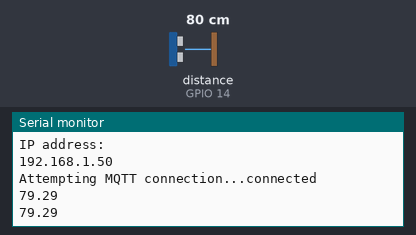
The sketch below on a simulated ESP8266 (NodeMCU). Parts: the last lines printed to the serial monitor. Wiring (inferred from the names in the program): ultrasonic range finder: trigger GPIO 12; echo GPIO 14. The inputs (shaded band) are chosen by the test bench; at power-on: distance to the obstacle (sensor on GPIO 14) 80 cm. The echo pulse lasts 58.3 µs per cm; WiFi joins after 1.5 s; servers stay silent unless stated; random numbers use the default seed unless the sketch sets one; no MQTT or app messages arrive unless stated.

Above: at 2.7 s.
2.8 s: distance to the obstacle (sensor on GPIO 14) set to 5 cm
At 4.1 s:
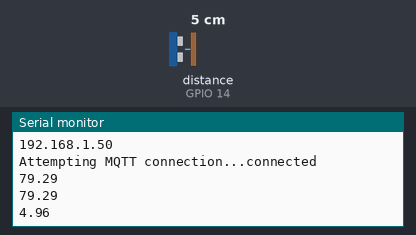
4.3 s: distance to the obstacle (sensor on GPIO 14) set to 2 cm
At 5.4 s:
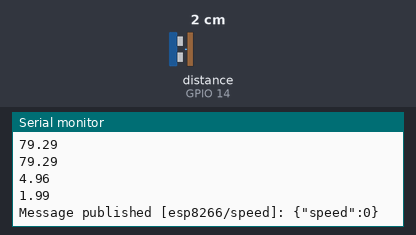
Timing chart, 0 to 7.3 s (numbered marks = the images above; inputs shaded):
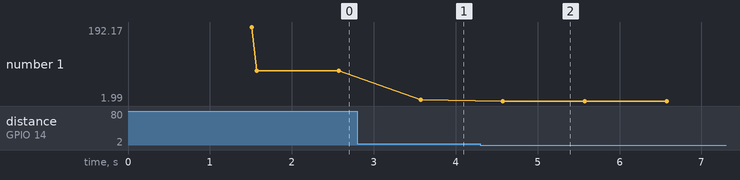

The sketch:

sketch_apr3a.ino
```cpp
#include <ESP8266WiFi.h>
#include <PubSubClient.h>
#include <WiFiClientSecure.h>
#include <ArduinoJson.h>

// config pin
const int trigPin = 12;
const int echoPin = 14;

//define sound velocity in cm/uS
#define SOUND_VELOCITY 0.034

long duration;
float distanceCm;
uint16_t val;

/* ------------------------Wifi connnection Details-----------------------*/
// const char* ssid ="TTCH";
// const char* password = "ase123456";
const char* ssid ="TTCH";
const char* password = "ase123456";
/*----------------MQTT Broker Connection Details-------------------------*/

const char* mqtt_server = "ae501b5ee3194ca682bd67e257459478.s1.eu.hivemq.cloud";
const char* mqtt_username = "RainWay System";
const char* mqtt_password = "012301230123aA#";
const int mqtt_port = 8883;
#define  mqtt_topic_speed  "esp8266/speed"

//--------------Setup wifi------------------------------------

WiFiClientSecure espClient;
PubSubClient client(espClient);

/*-----------------------Function Connect to wifi-----------------*/

void setup_wifi() {
  delay(10);
  Serial.println();
  Serial.print("Connecting to ");
  Serial.println(ssid);
  WiFi.begin(ssid, password);
  while (WiFi.status() != WL_CONNECTED) {
    delay(500);
    Serial.print(".");
  }
  randomSeed(micros());
  Serial.println("");
  Serial.println("WiFi connected");
  Serial.println("IP address: ");
  Serial.println(WiFi.localIP());
}

/*----------------------Connect to MQTT Broker-----------------------------*/

void reconnect() {
  while (!client.connected()) {
    Serial.print("Attempting MQTT connection...");
    String clientID =  "ESPClient-";
    clientID += String(random(0xffff),HEX);
    if (client.connect(clientID.c_str(), mqtt_username, mqtt_password)) {
      Serial.println("connected");
      // // đăng ký nhận dữ liệu từ topic esp8266/Speed
      // client.subscribe("esp8266/speed");
    } else {
      Serial.print("failed, rc=");
      Serial.print(client.state());
      Serial.println(" try again in 5 seconds");
      delay(5000);
    }
  }
}
/*------------------------Method for Publishing MQTT Messages----------------------------*/

void publishMessage(const char* topic, String payload, boolean retained){
  //payload.c_str() được sử dụng để truy cập mảng ký tự (c-string) chứa nội dung của chuỗi payload
  if(client.publish(topic,payload.c_str(),true))
    Serial.println("Message published ["+String(topic)+"]: "+payload);
}

void setup() {
  Serial.begin(115200); // Starts the serial communication
  pinMode(trigPin, OUTPUT); // Sets the trigPin as an Output
  pinMode(echoPin, INPUT); // Sets the echoPin as an Input
  while(!Serial) delay(1);
  setup_wifi();
  // config hivemq
  espClient.setInsecure();
  // connect to server hiveMQ cloud
  client.setServer(mqtt_server, mqtt_port);
}
void loop() {
  // wait until connect done
  if (!client.connected()) {
    reconnect();
  }
  client.loop();

  // Clears the trigPin
  digitalWrite(trigPin, LOW);
  delayMicroseconds(2);
  // Sets the trigPin on HIGH state for 10 micro seconds
  digitalWrite(trigPin, HIGH);
  delayMicroseconds(10);
  digitalWrite(trigPin, LOW);

  // Reads the echoPin, returns the sound wave travel time in microseconds
  duration = pulseIn(echoPin, HIGH);

  // Calculate the distance
  distanceCm = duration * SOUND_VELOCITY/2;
  Serial.println(distanceCm);
  if (distanceCm <= 3.0)
  {
    //---------------------------- publish data to hiveMQ --------------------------------------
    DynamicJsonDocument doc_speed(1024);
    doc_speed["speed"]=0;
    char mqtt_message_speed[128];
    serializeJson(doc_speed,mqtt_message_speed); // giá chị cho mqtt_message
    publishMessage(mqtt_topic_speed,mqtt_message_speed,true);
    // delay(5000);
  }
  delay(1000);
}
```

Measured:
- the behaviour switches between 4 and 3 cm on distance to the obstacle (sensor on GPIO 14) (found by bisection; images 1 and 2)
- after the input at 2.8 s, the serial monitor: prints a new line after 0.78 s (image 1)
- after the input at 4.3 s, the serial monitor: prints a new line after 0.28 s (image 2)
- plotted number 1: 79.29 → 4.96 after the input at 2.8 s, 4.96 → 1.99 after the input at 4.3 s
